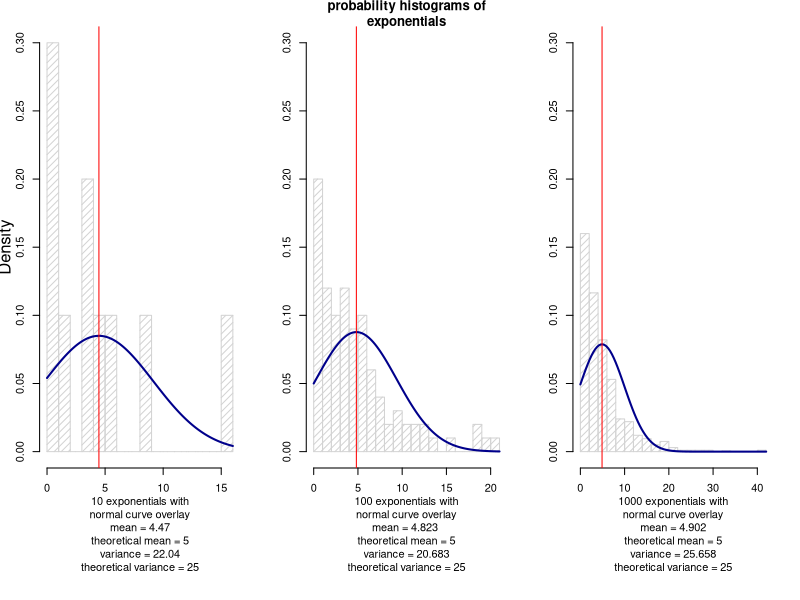
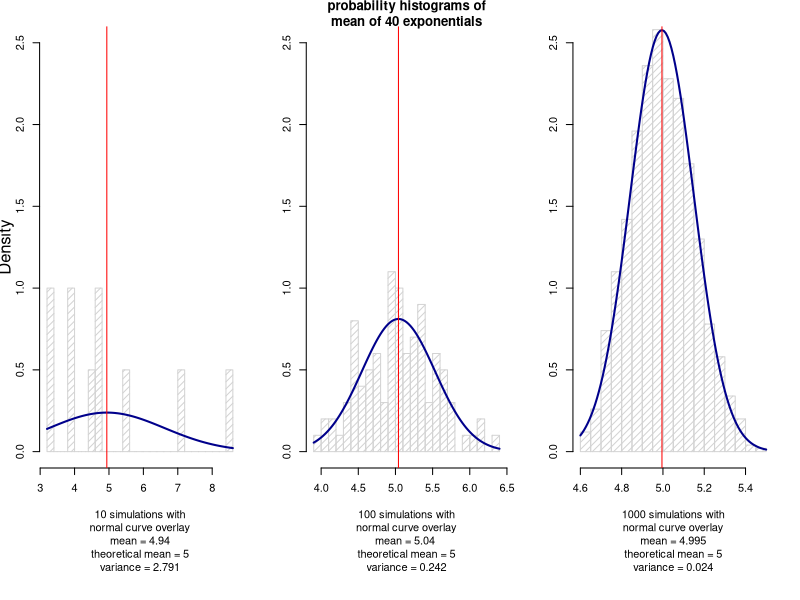

Reproduce these figures in R, in order.
## ---- chunk 1
set.seed(100)
par(mfrow=c(1,3), mar=c(10,3,2,2), mgp=c(7,1,0))
sim1 <- data.frame(x = rexp(10, 0.2))
m1=mean(sim1$x)
sd1=sd(sim1$x)
sim2 <- data.frame(x = rexp(100, 0.2))
m2=mean(sim2$x)
sd2=sd(sim2$x)
sim3 <- data.frame(x = rexp(1000, 0.2))
m3=mean(sim3$x)
sd3=sd(sim3$x)
hist(sim1$x, density=20, breaks=20, prob=TRUE, 
     xlab=paste0("10 exponentials with\nnormal curve overlay\nmean = ",
        round(m1,2),"\ntheoretical mean = 5", "\nvariance = ",
        round(sd1^2,3),"\ntheoretical variance = 25"), ylim=c(0, 0.3), main="")
mtext("Density",side=2,line=2)
curve(dnorm(x, mean=m1, sd=sd1), col="darkblue", lwd=2, add=TRUE, yaxt="n")
abline(v=m1,col="red")
hist(sim2$x, density=20, breaks=20, prob=TRUE, 
      xlab=paste0("100 exponentials with\nnormal curve overlay\nmean = ", 
        round(m2,3)," \ntheoretical mean = 5", "\nvariance = ",
        round(sd2^2,3),"\ntheoretical variance = 25"), ylim=c(0, 0.3), 
        main="probability histograms of\nexponentials")
curve(dnorm(x, mean=m2, sd=sd2), col="darkblue", lwd=2, add=TRUE, yaxt="n")
abline(v=m2,col="red")
hist(sim3$x, density=20, breaks=20, prob=TRUE, 
     xlab=paste0("1000 exponentials with\nnormal curve overlay\nmean = ",
        round(m3,3),"\ntheoretical mean = 5", "\nvariance = ",
        round(sd3^2,3),"\ntheoretical variance = 25"), ylim=c(0, 0.3), main="")
curve(dnorm(x, mean=m3, sd=sd3), col="darkblue", lwd=2, add=TRUE, yaxt="n")
abline(v=m3,col="red")
## ---- chunk 2
set.seed(100)
par(mfrow=c(1,3), mar=c(10,3,2,2), mgp=c(7,1,0))
sim1 <- data.frame(x = sapply(1:10, function(x) {mean(rexp(10, 0.2))}))
m1=mean(sim1$x)
sd1=sd(sim1$x)
sim2 <- data.frame(x = sapply(1:100, function(x) {mean(rexp(100, 0.2))}))
m2=mean(sim2$x)
sd2=sd(sim2$x)
sim3 <- data.frame(x = sapply(1:1000, function(x) {mean(rexp(1000, 0.2))}))
m3=mean(sim3$x)
sd3=sd(sim3$x)
hist(sim1$x, density=20, breaks=20, prob=TRUE, 
     xlab=paste0("10 simulations with\nnormal curve overlay\nmean = ",
        round(m1,2),"\ntheoretical mean = 5", "\nvariance = ",
        round(sd1^2,3)), ylim=c(0, 2.5), main="")
curve(dnorm(x, mean=m1, sd=sd1), col="darkblue", lwd=2, add=TRUE, yaxt="n")
abline(v=m1,col="red")
mtext("Density",side=2,line=2)
hist(sim2$x, density=20, breaks=20, prob=TRUE, 
      xlab=paste0("100 simulations with\nnormal curve overlay\nmean = ", 
        round(m2,3)," \ntheoretical mean = 5", "\nvariance = ",
        round(sd2^2,3)), ylim=c(0, 2.5), 
        main="probability histograms of\nmean of 40 exponentials")
curve(dnorm(x, mean=m2, sd=sd2), col="darkblue", lwd=2, add=TRUE, yaxt="n")
abline(v=m2,col="red")
hist(sim3$x, density=20, breaks=20, prob=TRUE, 
     xlab=paste0("1000 simulations with\nnormal curve overlay\nmean = ",
        round(m3,3),"\ntheoretical mean = 5", "\nvariance = ",
        round(sd3^2,3)), ylim=c(0, 2.5), main="")
curve(dnorm(x, mean=m3, sd=sd3), col="darkblue", lwd=2, add=TRUE, yaxt="n")
abline(v=m3,col="red")
